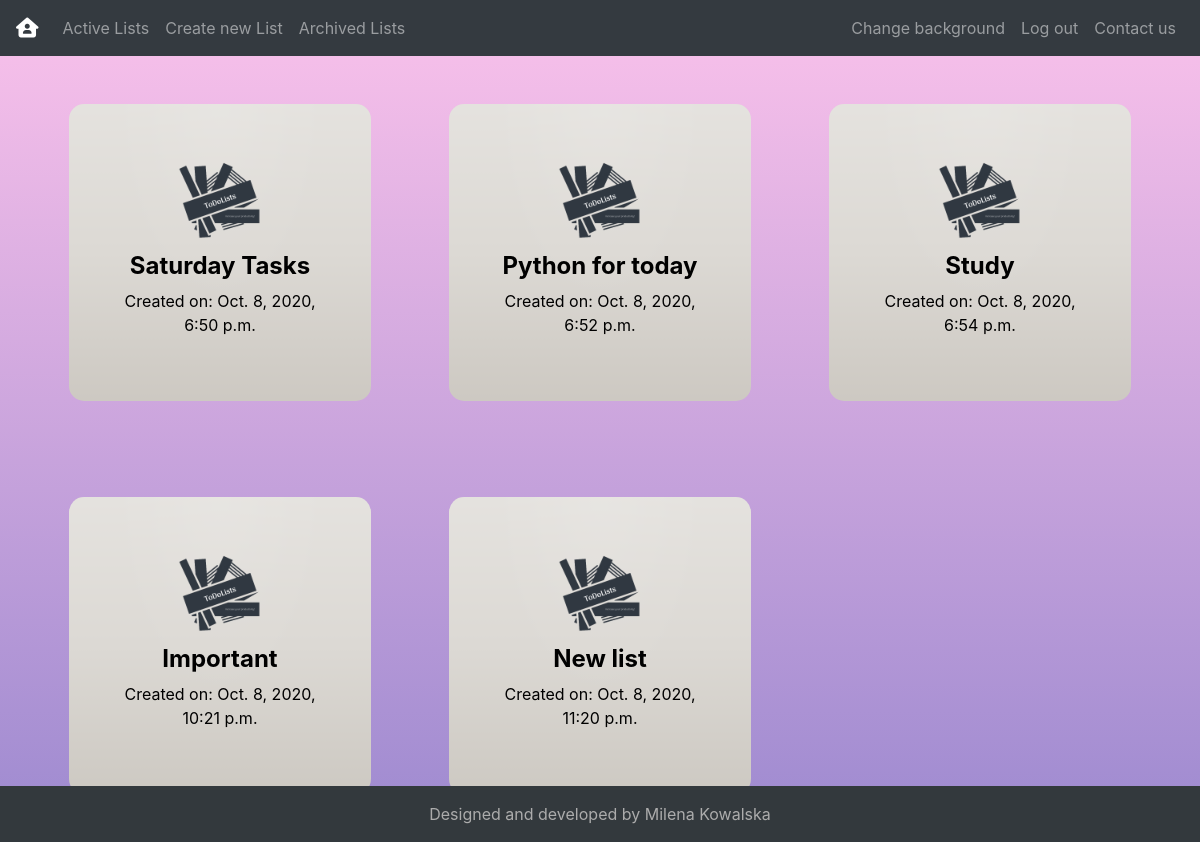
The page /active_lists (signed in) on the database its author committed.
### tasks/models.py (models this page shows, shortened)
class ToDoList(models.Model):
    author = models.ForeignKey("User", on_delete=models.CASCADE, related_name='to_do_lists')
    name = models.CharField(max_length=100)
    date_created = models.DateTimeField(auto_now_add=True)
    archived = models.BooleanField(default=False)

### tasks/views.py (the view)
# urls.py: path('active_lists', views.active_lists, name='active_lists'),
@login_required
def active_lists(request):
    user = request.user
    active_lists = user.to_do_lists.filter(archived=False).all()
    return render(request, 'tasks/active_lists.html', {'active_lists':active_lists})

### tasks/templates/tasks/active_lists.html
{% extends 'tasks/layout.html' %}
{% load static %}
{% block body %}
<section class='container'>
    <div class='row'>
        {% for list in active_lists %}
            <div class='col-md-4 my-5 text-center'>
            <a href = "{% url 'tasks:list_page' list.id %}">
                <div class='with-shadow mx-4 p-5'>
                <img src="{% static 'tasks/logo.png' %}" style='width:100px;height:100px'>
                <h4 class='font-weight-bold'>{{ list.name }}</h4>
                <p>Created on: <span>{{ list.date_created }}</span></p>
                </div>
            </a>
            </div>
        {% endfor %}
    </div>
</section>
{% endblock %}

### tasks/templates/tasks/layout.html (shortened to what this page needs)
<!DOCTYPE html>
<html lang="en">
<head>
    <link rel="stylesheet" href="https://stackpath.bootstrapcdn.com/bootstrap/4.4.1/css/bootstrap.min.css">
</head>
<body style='{% if user.is_authenticated %}background-image:{{ user.background }}{% else %}background-image:linear-gradient(to top, #48c6ef 0%, #6f86d6 100%);{% endif %}'>
    <nav class="navbar navbar-expand-lg navbar-dark bg-dark">
        <a class="navbar-brand" href="{% url 'tasks:index' %}"><i class="fas fa-house-user"></i></a>
        <div class="collapse navbar-collapse" id="navbarNav">
          <ul class="navbar-nav">
            {% if user.is_authenticated %}
            <li class="nav-item">
                <a class="nav-link" href="{% url 'tasks:active_lists' %}">Active Lists</a>
            </li>
            <li class="nav-item">
                <a class="nav-link" href="{% url 'tasks:create_list' %}">Create new List</a>
            </li>
            <li class="nav-item">
                <a class="nav-link" href="{% url 'tasks:archived_lists' %}">Archived Lists</a>
            </li>
          </ul>
          <ul class="navbar-nav ml-auto">
            <li class="nav-item">
                <a class="nav-link" href="{% url 'tasks:change_background' %}">Change background</a>
            </li>
            <li class="nav-item">
                <a class="nav-link" href="{% url 'tasks:logout' %}">Log out</a>
            </li>
            {% endif %}
            <li class="nav-item">
              <a class="nav-link" href="{% url 'tasks:contact' %}">Contact us</a>
            </li>
          </ul>
        </div>
      </nav>
    <div class='maindiv'>
    {% block body %}
    {% endblock %}
    </div>
    <footer class='text-center mt-5 w-100 pt-3'>
        <p>Designed and developed by Milena Kowalska</p>
    </footer>
</body>
</html>

### tasks/templates/tasks/layout.html (style rules this page uses)
body { height: 100vh; max-width: 100% }
.with-bg, .with-shadow { background-color: #DCD9D4; background-image: linear-gradient(to bottom, rgba(255,255,255,0.50) 0%, rgba(0,0,0,0.50) 100%), radial-gradient(at 50% 0%, rgba(255,255,255,0.10) 0%, rgba(0,0,0,0.50) 50%); background-blend-mode: soft-light,screen; color: black; border-radius: 15px; }
footer { position: fixed; background-color: rgb(51, 57, 61); bottom: 0; color: rgb(172, 172, 172); }
.maindiv { width: 100%; }

### rows shown on the page
ToDoList: name "Saturday Tasks", date_created "Oct. 8, 2020, 6:50 p.m."
ToDoList: name "Python for today", date_created "Oct. 8, 2020, 6:52 p.m."
ToDoList: name "Study", date_created "Oct. 8, 2020, 6:54 p.m."
ToDoList: name "Important", date_created "Oct. 8, 2020, 10:21 p.m."
ToDoList: name "New list", date_created "Oct. 8, 2020, 11:20 p.m."
